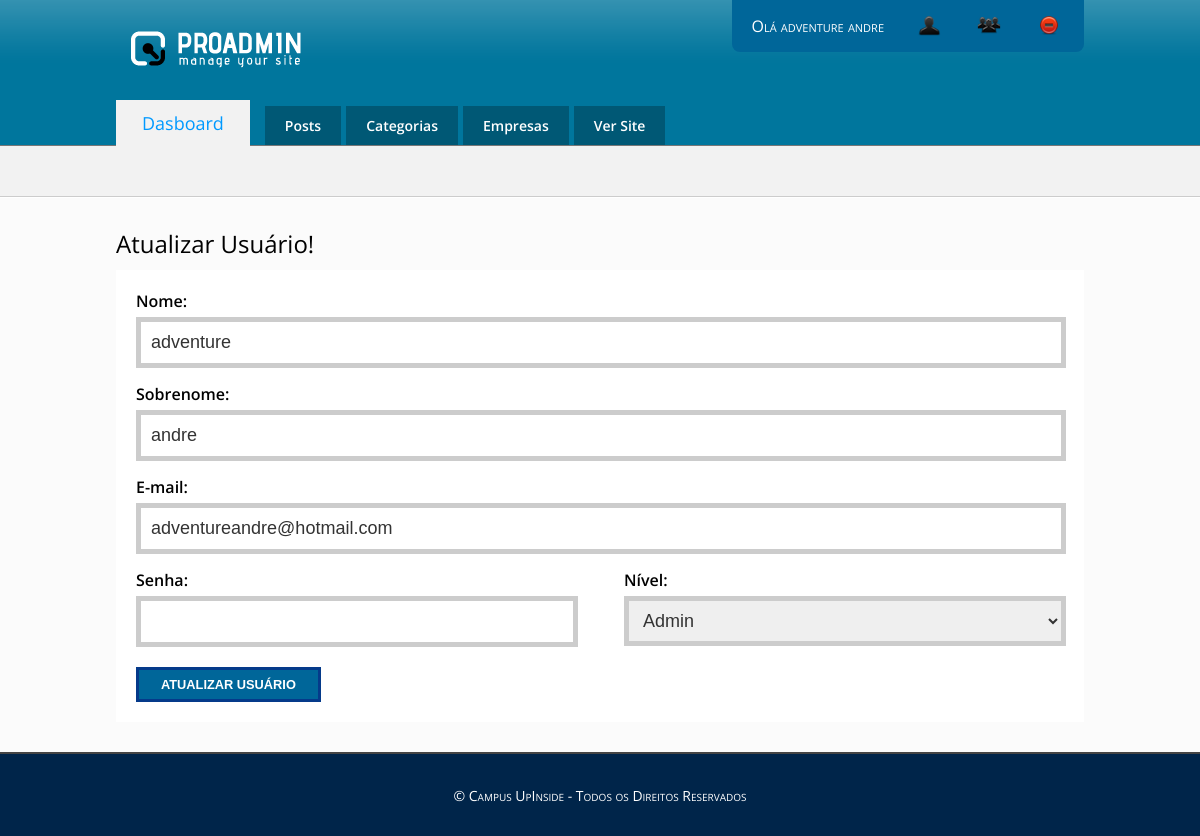
Page /admin/painel.php?exe=users/update&userid=1 (signed in) on the committed database.
### tables this page shows
CREATE TABLE `adv_users` (
  `user_id` int(11) NOT NULL AUTO_INCREMENT,
  `user_name` varchar(255) NOT NULL,
  `user_lastname` varchar(255) NOT NULL,
  `user_email` varchar(255) NOT NULL,
  `user_password` varchar(255) NOT NULL,
  `user_registration` timestamp NOT NULL DEFAULT CURRENT_TIMESTAMP,
  `user_lastupdate` timestamp NULL DEFAULT NULL ON UPDATE CURRENT_TIMESTAMP,
  `user_level` int(11) NOT NULL DEFAULT '1',
  PRIMARY KEY (`user_id`)
);

### _app/Conn/Read.class.php (called while the page is built, shortened)
<?php
class Read extends Conn {
    private $Select;
    private $Places;
    private $Result;
    private $Read;
    public function ExeRead($Tabela, $Termos = null, $ParseString = null) {
        if (!empty($ParseString)):
            parse_str($ParseString, $this->Places);
        endif;
        $this->Select = "SELECT * FROM {$Tabela} {$Termos}";
        $this->Execute();
    }
    public function getResult() {
        return $this->Result;
    }
    private function Connect() {
        $this->Conn = parent::getConn();
        $this->Read = $this->Conn->prepare($this->Select);
        $this->Read->setFetchMode(PDO::FETCH_ASSOC);
    }
    private function getSyntax() {
        if ($this->Places):
            foreach ($this->Places as $Vinculo => $Valor):
                $this->Read->bindValue(":{$Vinculo}", $Valor, ( is_int($Valor) ? PDO::PARAM_INT : PDO::PARAM_STR));
            endforeach;
        endif;
    }
    private function Execute() {
        $this->Connect();
        try {
            $this->getSyntax();
            $this->Read->execute();
            $this->Result = $this->Read->fetchAll();
        } catch (PDOException $e) {
            $this->Result = null;
            ADVErro("<b>Erro ao Ler:</b> {$e->getMessage()}", $e->getCode());
        }
    }
}

### _app/Conn/Conn.class.php (called while the page is built)
<?php
abstract class Conn {
    private static $Host = HOST;
    private static $User = USER;
    private static $Pass = PASS;
    private static $Dbsa = DBSA;
    private static $Connect = null;
    private static function Conectar() {
        try {
            if (self::$Connect == null):
                $dsn = 'mysql:host=' . self::$Host . ';dbname=' . self::$Dbsa;
                $options = [ PDO::MYSQL_ATTR_INIT_COMMAND => 'SET NAMES UTF8'];
                self::$Connect = new PDO($dsn, self::$User, self::$Pass, $options);
            endif;
        } catch (PDOException $e) {
            PHPErro($e->getCode(), $e->getMessage(), $e->getFile(), $e->getLine());
            die;
        }
        self::$Connect->setAttribute(PDO::ATTR_ERRMODE, PDO::ERRMODE_EXCEPTION);
        return self::$Connect;
    }
    protected static function getConn() {
        return self::Conectar();
    }
}

### _app/Config.inc.php (called while the page is built, shortened)
<?php
function incluirClasses($Class)
{
    $cDir = ['Conn', 'Helpers', 'Models'];
    $iDir = null;
    foreach ($cDir as $dirName):
        if (!$iDir && file_exists(__DIR__ . DIRECTORY_SEPARATOR . $dirName . DIRECTORY_SEPARATOR . $Class . '.class.php') && !is_dir(__DIR__ . DIRECTORY_SEPARATOR . $dirName . DIRECTORY_SEPARATOR . $Class . '.class.php')):
            $iDir = true;
        endif;
    endforeach;
}

### admin/system/users/update.php (the view, shortened to what this page needs)
<div class="content form_create">
    <article>
        <h1>Atualizar Usuário!</h1>
        <?php
        $ClienteData = filter_input_array(INPUT_POST, FILTER_DEFAULT);
        $userId = filter_input(INPUT_GET, 'userid', FILTER_VALIDATE_INT);
        if ($ClienteData && $ClienteData['SendPostForm']):
            unset($ClienteData['SendPostForm']);
            require('_models/AdminUser.class.php');
            $cadastra = new AdminUser;
            $cadastra->ExeUpdate($userId, $ClienteData);
            ADVErro($cadastra->getError()[0], $cadastra->getError()[1]);
        else:
            $ReadUser = new Read;
            $ReadUser->ExeRead("adv_users", "WHERE user_id = :userid", "userid={$userId}");
            if (!$ReadUser->getResult()):
            else:
                $ClienteData = $ReadUser->getResult()[0];
                unset($ClienteData['user_password']);
            endif;
        endif;
        ?>
        <form action = "" method = "post" name = "UserCreateForm">
            <label class="label">
                <span class="field">Nome:</span>
                <input
                    type = "text"
                    name = "user_name"
                    value="<?php if (!empty($ClienteData['user_name'])) echo $ClienteData['user_name']; ?>"
                    title = "Informe seu primeiro nome"
                    required
                    />
            </label>
            <label class="label">
                <span class="field">Sobrenome:</span>
                <input
                    type = "text"
                    name = "user_lastname"
                    value="<?php if (!empty($ClienteData['user_lastname'])) echo $ClienteData['user_lastname']; ?>"
                    title = "Informe seu sobrenome"
                    required
                    />
            </label>
            <label class="label">
                <span class="field">E-mail:</span>
                <input
                    type = "email"
                    name = "user_email"
                    value="<?php if (!empty($ClienteData['user_email'])) echo $ClienteData['user_email']; ?>"
                    title = "Informe seu e-mail"
                    required
                    />
            </label>
            <div class="label_line">
                <label class="label_medium">
                    <span class="field">Senha:</span>
                    <input
                        type = "password"
                        name = "user_password"
                        value="<?php if (!empty($ClienteData['user_password'])) echo $ClienteData['user_password']; ?>"
                        title = "Informe sua senha [ de 6 a 12 caracteres! ]"
                        pattern = ".{6,12}"
                        />
                </label>
                <label class="label_medium">
                    <span class="field">Nível:</span>
                    <select name = "user_level" title = "Selecione o nível de usuário" required >
                        <option value="3" <?php if (isset($ClienteData['user_level']) && $ClienteData['user_level'] == 3) echo 'selected="selected"'; ?>>Admin</option>
                    </select>
                </label>
            </div>
            <input type="submit" name="SendPostForm" value="Atualizar Usuário" class="btn blue" />
        </form>
    </article>
</div>

### admin/css/admin.css (style rules this page uses)
body { font-family: 'Open Sans', sans-serif; }
body.painel { background: url(../images/header_bg.png) repeat-x #fbfbfb; }
.btn { padding: 7px 22px; border: 3px solid #eee; background: #fbfbfb; text-transform: uppercase; font-weight: bold; }
.btn { cursor: pointer; font-size: 0.8em; color: #fff; }
.blue { background: #069; border-color: #053a8a }
#painel .content { width: 968px; margin: 0 auto; }
.form_create article form { padding: 20px; background: #fff; margin-top: 10px; }
.form_create article form .label { display: block; margin-bottom: 15px; }
.form_create article form .field { display: block; margin-bottom: 5px; font-weight: 600; }
.form_create article form label input, .form_create article form label select, .form_create article form label textarea { padding: 10px; border: 5px solid #ccc; width: 900px; font-size: 18px; font-family: 'Trebuchet MS', sans-serif; font-weight: initial; color: #333; }
.form_create article form .label_line { float: left; width: 930px; margin-bottom: 15px; }
.form_create article form .label_medium { float: left; width: 442px; float: left; margin-right: 44px; }
.form_create article form .label_medium:last-child { float: right; margin-right: 0; }
.form_create article form .label_medium input { width: 412px; }
.form_create article form .label_medium select { width: 442px; padding: 9px 10px }
.form_create article form .btn { margin-top: 5px; margin-right: 15px; }

### rows in the picture
adv_users: user_name "adventure", user_lastname "andre", user_email "adventureandre@hotmail.com", user_level "Admin"

### other values in the picture
$userlogin['user_name'] "adventure"
$userlogin['user_lastname'] "andre"
